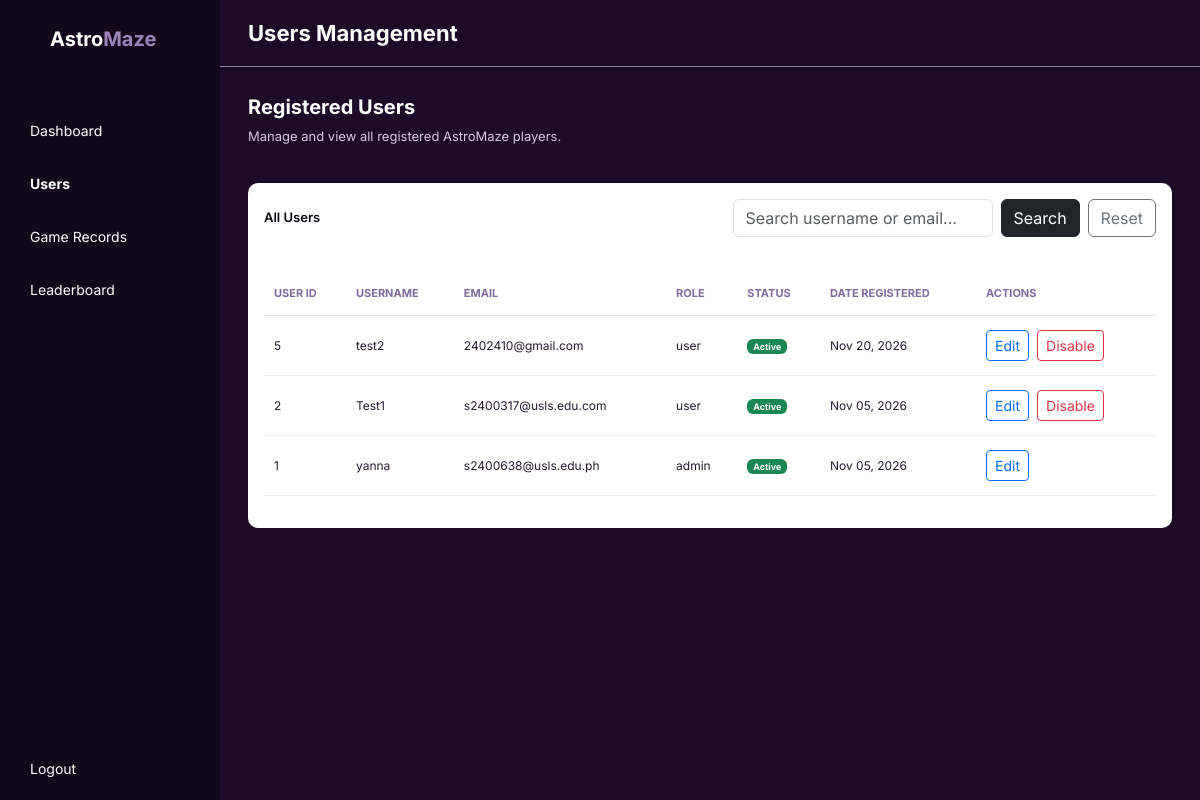
The page /admin/users.php (signed in) on the database its author committed.
### tables this page shows
CREATE TABLE `users` (
  `user_id` int(11) NOT NULL,
  `username` varchar(50) NOT NULL,
  `email` varchar(100) NOT NULL,
  `password` varchar(255) NOT NULL,
  `role` enum('admin','user') NOT NULL DEFAULT 'user',
  `created_at` timestamp NOT NULL DEFAULT current_timestamp(),
  `is_active` tinyint(1) NOT NULL DEFAULT 1,
  `profile_picture` varchar(255) DEFAULT NULL
);

### admin/users.php (the view, shortened to what this page needs)
<?php
require_once '../includes/db.php';
$search = $_GET['search'] ?? '';
$userQuery = "
    SELECT
        user_id,
        username,
        email,
        role,
        created_at,
        is_active
    FROM users
    WHERE username LIKE ? OR email LIKE ?
    ORDER BY created_at DESC
";
$stmt = mysqli_prepare($conn, $userQuery);
$searchTerm = "%" . $search . "%";
mysqli_stmt_bind_param($stmt, "ss", $searchTerm, $searchTerm);
mysqli_stmt_execute($stmt);
$userResult = mysqli_stmt_get_result($stmt);
?>
<!DOCTYPE html>
<html lang="en">
<head>
    <link href="https://cdn.jsdelivr.net/npm/bootstrap@5.3.3/dist/css/bootstrap.min.css" rel="stylesheet">
    <link rel="stylesheet" href="../css/admin.css">
</head>
<body>
<div class="admin-layout">
    <aside class="admin-sidebar">
        <div class="admin-logo">
            <span class="logo-astro">Astro</span><span class="logo-maze">Maze</span>
        </div>
        <nav class="sidebar-links">
            <a href="dashboard.php">Dashboard</a>
            <a href="users.php" class="active">Users</a>
            <a href="game_records.php">Game Records</a>
            <a href="leaderboard.php">Leaderboard</a>
        </nav>
        <div class="sidebar-logout">
            <a href="/AstroMaze/logout.php">Logout</a>
        </div>
    </aside>
    <main class="admin-main">
        <header class="admin-header">
            <h1>Users Management</h1>
        </header>
        <div class="dashboard-content">
            <section class="welcome-section">
                <h2>Registered Users</h2>
                <p>Manage and view all registered AstroMaze players.</p>
            </section>
            <section class="activity-section">
                <div class="d-flex justify-content-between align-items-center mb-3">
                    <h3>All Users</h3>
                    <form method="GET" action="users.php" class="d-flex gap-2">
                        <input
                            type="text"
                            name="search"
                            class="form-control"
                            placeholder="Search username or email..."
                            value="<?php echo htmlspecialchars($search); ?>"
                        >
                        <button type="submit" class="btn btn-dark">
                            Search
                        </button>
                        <a href="users.php" class="btn btn-outline-secondary">
                            Reset
                        </a>
                    </form>
                </div>
                <div class="table-responsive mt-4">
                    <table class="table align-middle">
                        <thead>
                            <tr>
                                <th>USER ID</th>
                                <th>USERNAME</th>
                                <th>EMAIL</th>
                                <th>ROLE</th>
                                <th>STATUS</th>
                                <th>DATE REGISTERED</th>
                                <th>ACTIONS</th>
                            </tr>
                        </thead>
                        <tbody>
                            <?php while ($user = mysqli_fetch_assoc($userResult)) { ?>
                                <tr>
                                    <td>
                                        <?php echo $user['user_id']; ?>
                                    </td>
                                    <td>
                                        <?php echo htmlspecialchars($user['username']); ?>
                                    </td>
                                    <td>
                                        <?php echo htmlspecialchars($user['email']); ?>
                                    </td>
                                    <td>
                                        <?php echo htmlspecialchars($user['role']); ?>
                                    </td>
                                    <td>
                                        <?php if ($user['is_active'] == 1) { ?>
                                            <span class="badge bg-success">
                                                Active
                                            </span>
                                        <?php } else { ?>
                                            <span class="badge bg-secondary">
                                                Disabled
                                            </span>
                                        <?php } ?>
                                    </td>
                                    <td>
                                        <?php echo date("M d, Y", strtotime($user['created_at'])); ?>
                                    </td>
                                    <td>
                                        <div class="d-flex gap-2">
                                            <a
                                                href="edit_user.php?id=<?php echo $user['user_id']; ?>"
                                                class="btn btn-sm btn-outline-primary"
                                            >
                                                Edit
                                            </a>
                                            <?php if ($user['role'] === 'user') { ?>
                                                <form
                                                    method="POST"
                                                    action="users.php"
                                                    onsubmit="return confirm('<?php echo ($user['is_active'] == 1) ? 'Are you sure you want to disable this user account?' : 'Are you sure you want to enable this user account?'; ?>');"
                                                >
                                                    <?php if ($user['is_active'] == 1) { ?>
                                                        <button
                                                            type="submit"
                                                            class="btn btn-sm btn-outline-danger"
                                                        >
                                                            Disable
                                                        </button>
                                                    <?php } ?>
                                                </form>
                                            <?php } ?>
                                        </div>
                                    </td>
                                </tr>
                            <?php } ?>
                        </tbody>
                    </table>
                </div>
            </section>
        </div>
    </main>
</div>
</body>
</html>

### css/admin.css (style rules this page uses)
* { margin: 0; padding: 0; box-sizing: border-box; }
body { font-family: "Inter", sans-serif; background-color: #08040f; color: #ffffff; }
.admin-layout { display: flex; min-height: 100vh; }
.admin-sidebar { width: 220px; min-height: 100vh; background-color: #12071b; display: flex; flex-direction: column; flex-shrink: 0; }
.admin-logo { padding: 24px 50px; font-size: 20px; font-weight: 700; }
.logo-astro { color: #ffffff; }
.logo-maze { color: #9c86b9; }
.sidebar-links { display: flex; flex-direction: column; gap: 8px; padding: 30px 16px; }
.sidebar-links a { color: #ffffff; text-decoration: none; font-size: 14px; font-weight: 400; padding: 12px 14px; border-radius: 5px; }
.sidebar-links a.active { font-weight: 700; }
.sidebar-logout { margin-top: auto; padding: 20px 30px; }
.sidebar-logout a { color: #ffffff; text-decoration: none; font-size: 14px; font-weight: 400; }
.admin-main { flex: 1; min-width: 0; background-color: #1b0b27; }
.admin-header { padding: 20px 28px; border-bottom: 1px solid rgba(255, 255, 255, 0.5); }
.admin-header h1 { font-size: 22px; font-weight: 700; margin: 0; }
.dashboard-content { padding: 28px; }
.welcome-section { margin-bottom: 30px; }
.welcome-section h2 { font-size: 20px; font-weight: 700; }
.welcome-section p { font-size: 13px; color: #d8cadd; margin-bottom: 0; }
.activity-section { background-color: #ffffff; color: #08040f; min-height: 240px; padding: 16px; margin-top: 36px; border-radius: 10px; }
.activity-section h3 { font-size: 13px; font-weight: 600; margin: 0; }
.activity-section table { margin-top: 10px; font-size: 12px; }
.activity-section thead th { color: #806a9f; font-weight: 700; font-size: 11px; padding: 14px 10px; border-bottom: 1px solid #e5e0eb; }
.activity-section tbody td { color: #241a30; padding: 14px 10px; border-bottom: 1px solid #eeeaf2; }

### rows shown on the page
users: user_id "5", username "test2", email "2402410@gmail.com", role "user", is_active "Active", created_at "Nov 20, 2026"
users: user_id "2", username "Test1", email "s2400317@usls.edu.com", role "user", is_active "Active", created_at "Nov 05, 2026"
users: user_id "1", username "yanna", email "s2400638@usls.edu.ph", role "admin", is_active "Active", created_at "Nov 05, 2026"
